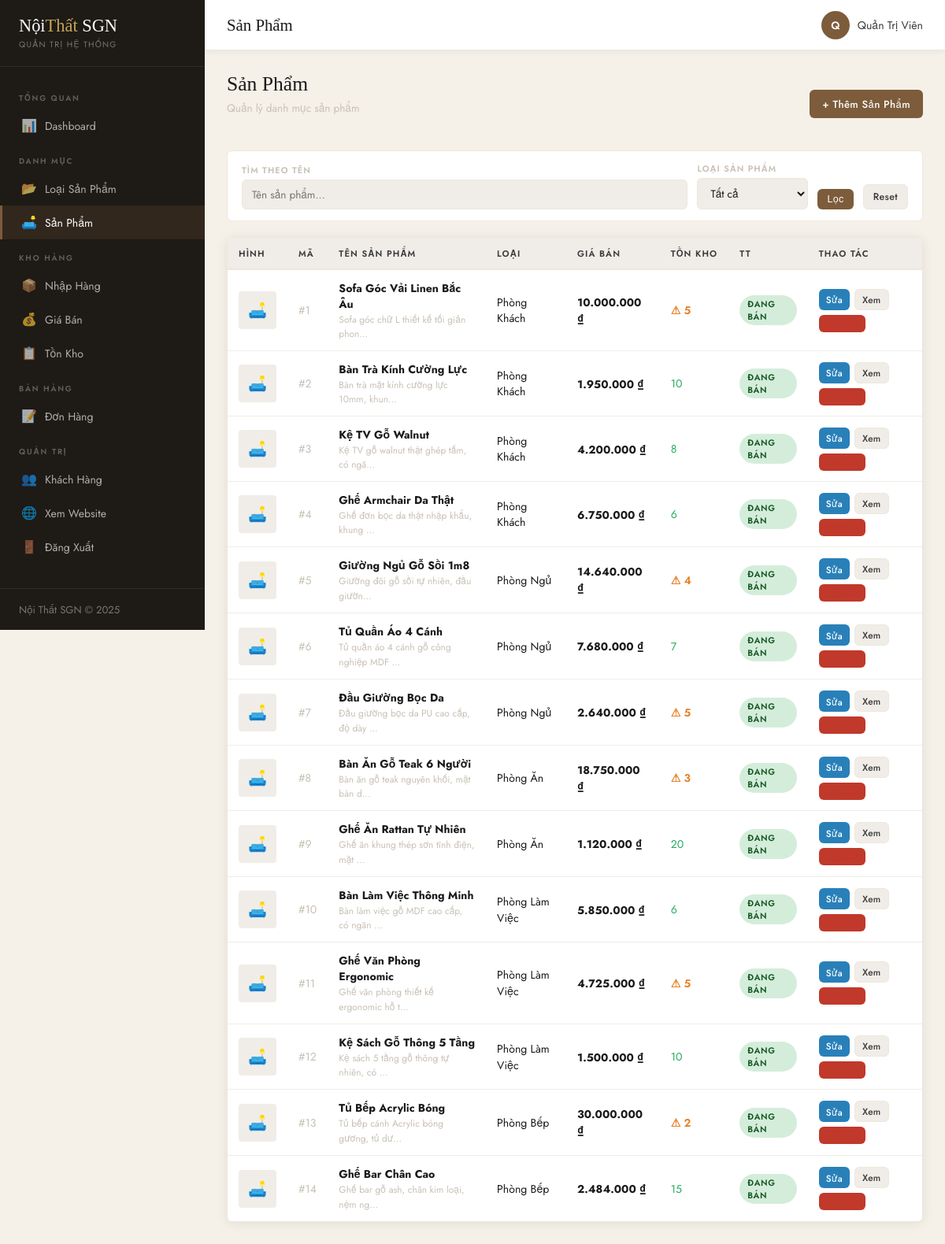
The app's page /admin/products.php (signed in) with its own data.
### tables this page shows
CREATE TABLE san_pham (
    ma_sp       INT AUTO_INCREMENT PRIMARY KEY,
    ma_loai     INT NOT NULL,
    ten_sp      VARCHAR(200) NOT NULL,
    mo_ta       TEXT,
    don_vi_tinh VARCHAR(30) DEFAULT 'Cái',
    hinh        VARCHAR(255),
    tl_loi_nhuan DECIMAL(5,2) DEFAULT 20.00 COMMENT '% lợi nhuận mặc định',
    trang_thai  TINYINT(1) DEFAULT 1 COMMENT '1=đang bán, 0=ẩn',
    created_at  DATETIME DEFAULT CURRENT_TIMESTAMP,
    FOREIGN KEY (ma_loai) REFERENCES loai_sp(ma_loai) ON UPDATE CASCADE
);

CREATE TABLE loai_sp (
    ma_loai     INT AUTO_INCREMENT PRIMARY KEY,
    ten_loai    VARCHAR(100) NOT NULL,
    mo_ta       TEXT,
    trang_thai  TINYINT(1) DEFAULT 1 COMMENT '1=hiện, 0=ẩn',
    created_at  DATETIME DEFAULT CURRENT_TIMESTAMP
);

CREATE TABLE ton_kho (
    ma_sp       INT PRIMARY KEY,
    so_luong    INT DEFAULT 0,
    gia_von     DECIMAL(15,2) DEFAULT 0 COMMENT 'Giá nhập bình quân',
    updated_at  DATETIME DEFAULT CURRENT_TIMESTAMP ON UPDATE CURRENT_TIMESTAMP,
    FOREIGN KEY (ma_sp) REFERENCES san_pham(ma_sp)
);

### admin/products.php (the view, shortened to what this page needs)
<?php
require_once __DIR__ . '/includes/header.php';
$f_key  = trim($_GET['q'] ?? '');
$where  = '1=1';
$san_phams = $conn->query("
    SELECT sp.*, ls.ten_loai, tk.so_luong as ton_kho, tk.gia_von,
           COALESCE(gb.tl_loi_nhuan,sp.tl_loi_nhuan) as tl_gb
    FROM san_pham sp
    JOIN loai_sp ls ON sp.ma_loai=ls.ma_loai
    LEFT JOIN ton_kho tk ON sp.ma_sp=tk.ma_sp
    LEFT JOIN gia_ban gb ON sp.ma_sp=gb.ma_sp
    WHERE $where ORDER BY sp.created_at DESC
");
?>
<div class="d-flex justify-between align-center mb-20">
    <div><h2 class="page-title">Sản Phẩm</h2><p class="page-sub">Quản lý danh mục sản phẩm</p></div>
    <a href="?add=1" class="btn btn-primary">+ Thêm Sản Phẩm</a>
</div>
<form method="GET" class="admin-filter">
    <div class="filter-item flex-1">
        <label>Tìm theo tên</label>
        <input type="text" name="q" placeholder="Tên sản phẩm..." value="<?= htmlspecialchars($f_key) ?>">
    </div>
    <div class="filter-item">
        <label>Loại sản phẩm</label>
        <select name="loai">
            <option value="0">Tất cả</option>
        </select>
    </div>
    <button type="submit" class="btn btn-primary btn-sm">Lọc</button>
    <a href="<?= SITE_URL ?>/admin/products.php" class="btn btn-secondary btn-sm">Reset</a>
</form>
<div class="admin-card">
    <div style="overflow-x:auto;">
        <table class="data-table">
            <thead>
                <tr><th>Hình</th><th>Mã</th><th>Tên sản phẩm</th><th>Loại</th><th>Giá bán</th><th>Tồn kho</th><th>TT</th><th>Thao tác</th></tr>
            </thead>
            <tbody>
                <?php if (!$san_phams->num_rows): ?>
                <tr class="empty-row"><td colspan="8">Không có sản phẩm nào</td></tr>
                <?php else: while ($sp = $san_phams->fetch_assoc()):
                    $gia = ($sp['gia_von']??0) * (1 + ($sp['tl_gb']??20)/100);
                    $ton = (int)($sp['ton_kho']??0);
                ?>
                <tr>
                    <td>
                        <?php if ($sp['hinh'] && file_exists(UPLOAD_PATH.$sp['hinh'])): ?>
                        <img src="<?= UPLOAD_URL.$sp['hinh'] ?>" class="product-thumb" alt="">
                        <?php else: ?><div class="no-thumb">🛋️</div><?php endif; ?>
                    </td>
                    <td class="text-muted">#<?= $sp['ma_sp'] ?></td>
                    <td>
                        <strong><?= htmlspecialchars($sp['ten_sp']) ?></strong>
                        <div style="font-size:0.75rem;color:var(--gray-mid);"><?= htmlspecialchars(mb_strimwidth($sp['mo_ta']??'',0,40,'...','UTF-8')) ?></div>
                    </td>
                    <td><?= htmlspecialchars($sp['ten_loai']) ?></td>
                    <td><strong><?= number_format($gia,0,',','.') ?> ₫</strong></td>
                    <td>
                        <?php if ($ton <= 0): ?><span class="out-stock">Hết hàng</span>
                        <?php elseif($ton<=5): ?><span class="low-stock">⚠ <?= $ton ?></span>
                        <?php else: ?><span class="in-stock"><?= $ton ?></span><?php endif; ?>
                    </td>
                    <td>
                        <span class="badge <?= $sp['trang_thai'] ? 'badge-success' : 'badge-secondary' ?>">
                            <?= $sp['trang_thai'] ? 'Đang bán' : 'Đã ẩn' ?>
                        </span>
                    </td>
                    <td>
                        <div class="action-group">
                            <a href="?edit=<?= $sp['ma_sp'] ?>" class="btn btn-xs btn-info">Sửa</a>
                            <a href="<?= SITE_URL ?>/product-detail.php?id=<?= $sp['ma_sp'] ?>" target="_blank" class="btn btn-xs btn-secondary">Xem</a>
                            <form method="POST" style="display:inline;">
                                <button type="submit" class="btn btn-xs btn-danger confirm-delete">Xóa/Ẩn</button>
                            </form>
                        </div>
                    </td>
                </tr>
                <?php endwhile; endif; ?>
            </tbody>
        </table>
    </div>
</div>
<?php require_once __DIR__ . '/includes/footer.php'; ?>

### assets/css/admin.css (style rules this page uses)
:root { --sidebar-w: 260px; --header-h: 64px; --cream: #F7F2E9; --charcoal: #1A1A1A; --charcoal-mid:#3A3A3A; --walnut: #7C5C3A; --gold: #C4A55A; --white: #FFFFFF; --gray-light: #F0EDE8; --gray-mid: #C8C0B5; --red: #C0392B; --green: #27AE60; --blue: #2980B9; --sidebar-bg: #1E1A16; --sidebar-text:rgba(255,255,255,0.65); --sidebar-hover:rgba(255,255,255,0.08); --sidebar-active:#7C5C3A; --cream-dark: #EDE8DC; --shadow: 0 2px 16px rgba(0,0,0,0.08); --radius: 6px; --transition: all 0.25s ease; --font-body: 'Jost','Helvetica Neue',sans-serif; --font-display:'Cormorant Garamond',Georgia,serif; }
*, *::before, *::after { box-sizing:border-box; margin:0; padding:0; }
body { font-family:var(--font-body); background:#F5F0E8; color:var(--charcoal); font-size:14px; }
a { text-decoration:none; color:inherit; }
.admin-card { background:var(--white); border:1px solid var(--cream-dark); border-radius:var(--radius); box-shadow:var(--shadow); margin-bottom:24px; }
.data-table { width:100%; border-collapse:collapse; font-size:0.88rem; }
.data-table th { background:var(--gray-light); padding:11px 14px; text-align:left; font-size:0.7rem; font-weight:600; letter-spacing:0.1em; text-transform:uppercase; color:var(--charcoal-mid); border-bottom:2px solid var(--cream-dark); white-space:nowrap; }
.data-table td { padding:12px 14px; border-bottom:1px solid var(--gray-light); vertical-align:middle; }
.data-table tr:last-child td { border-bottom:none; }
.btn { display:inline-flex; align-items:center; gap:6px; padding:8px 16px; border-radius:var(--radius); font-size:0.82rem; font-weight:500; cursor:pointer; border:none; transition:var(--transition); letter-spacing:0.03em; }
.btn-sm { padding:6px 12px; font-size:0.78rem; }
.btn-xs { padding:4px 9px; font-size:0.74rem; }
.btn-primary { background:var(--walnut); color:var(--white); }
.btn-danger { background:var(--red); color:var(--white); }
.btn-info { background:var(--blue); color:var(--white); }
.btn-secondary { background:var(--gray-light); color:var(--charcoal-mid); border:1px solid var(--cream-dark); }
.action-group { display:flex; gap:6px; flex-wrap:wrap; }
.admin-filter { background:var(--white); border:1px solid var(--cream-dark); border-radius:var(--radius); padding:14px 18px; display:flex; gap:12px; align-items:flex-end; flex-wrap:wrap; margin-bottom:20px; }
.filter-item { display:flex; flex-direction:column; gap:4px; min-width:130px; }
.filter-item label { font-size:0.68rem; font-weight:600; letter-spacing:0.1em; text-transform:uppercase; color:var(--gray-mid); }
.filter-item input, .filter-item select { border:1px solid var(--cream-dark); border-radius:var(--radius); padding:8px 12px; font-size:0.85rem; background:var(--gray-light); color:var(--charcoal); outline:none; transition:var(--transition); font-family:var(--font-body); }
.filter-item.flex-1 { flex:1; min-width:200px; }
.badge { display:inline-block; padding:3px 10px; border-radius:20px; font-size:0.68rem; font-weight:600; letter-spacing:0.06em; text-transform:uppercase; }
.badge-success { background:#D4EDDA; color:#155724; }
.low-stock { color:#E67E22; font-weight:600; }
.in-stock { color:var(--green); }
.page-title { font-family:var(--font-display); font-size:1.6rem; font-weight:400; margin-bottom:4px; }
.page-sub { color:var(--gray-mid); font-size:0.85rem; margin-bottom:24px; }
.text-muted { color:var(--gray-mid); }
.d-flex { display:flex; }
.align-center { align-items:center; }
.justify-between { justify-content:space-between; }
.mb-20 { margin-bottom:20px; }
.no-thumb { width:48px; height:48px; background:var(--gray-light); border-radius:4px; display:flex; align-items:center; justify-content:center; font-size:1.2rem; }
.confirm-delete { color:var(--red); }

### records on screen
san_pham: ma_sp "1", ten_sp "Sofa Góc Vải Linen Bắc Âu", mo_ta "Sofa góc chữ L thiết kế tối giản phon...", ma_loai.ten_loai "Phòng Khách", gia "10.000.000", ton_kho.so_luong "5", trang_thai "ĐANG BÁN"
san_pham: ma_sp "2", ten_sp "Bàn Trà Kính Cường Lực", mo_ta "Bàn trà mặt kính cường lực 10mm, khun...", ma_loai.ten_loai "Phòng Khách", gia "1.950.000", ton_kho.so_luong "10", trang_thai "ĐANG BÁN"
san_pham: ma_sp "3", ten_sp "Kệ TV Gỗ Walnut", mo_ta "Kệ TV gỗ walnut thật ghép tấm, có ngă...", ma_loai.ten_loai "Phòng Khách", gia "4.200.000", ton_kho.so_luong "8", trang_thai "ĐANG BÁN"
san_pham: ma_sp "4", ten_sp "Ghế Armchair Da Thật", mo_ta "Ghế đơn bọc da thật nhập khẩu, khung ...", ma_loai.ten_loai "Phòng Khách", gia "6.750.000", ton_kho.so_luong "6", trang_thai "ĐANG BÁN"
san_pham: ma_sp "5", ten_sp "Giường Ngủ Gỗ Sồi 1m8", mo_ta "Giường đôi gỗ sồi tự nhiên, đầu giườn...", ma_loai.ten_loai "Phòng Ngủ", gia "14.640.000", ton_kho.so_luong "4", trang_thai "ĐANG BÁN"
san_pham: ma_sp "6", ten_sp "Tủ Quần Áo 4 Cánh", mo_ta "Tủ quần áo 4 cánh gỗ công nghiệp MDF ...", ma_loai.ten_loai "Phòng Ngủ", gia "7.680.000", ton_kho.so_luong "7", trang_thai "ĐANG BÁN"
san_pham: ma_sp "7", ten_sp "Đầu Giường Bọc Da", mo_ta "Đầu giường bọc da PU cao cấp, độ dày ...", ma_loai.ten_loai "Phòng Ngủ", gia "2.640.000", ton_kho.so_luong "5", trang_thai "ĐANG BÁN"
san_pham: ma_sp "8", ten_sp "Bàn Ăn Gỗ Teak 6 Người", mo_ta "Bàn ăn gỗ teak nguyên khối, mặt bàn d...", ma_loai.ten_loai "Phòng Ăn", gia "18.750.000", ton_kho.so_luong "3", trang_thai "ĐANG BÁN"
san_pham: ma_sp "9", ten_sp "Ghế Ăn Rattan Tự Nhiên", mo_ta "Ghế ăn khung thép sơn tĩnh điện, mặt ...", ma_loai.ten_loai "Phòng Ăn", gia "1.120.000", ton_kho.so_luong "20", trang_thai "ĐANG BÁN"
san_pham: ma_sp "10", ten_sp "Bàn Làm Việc Thông Minh", mo_ta "Bàn làm việc gỗ MDF cao cấp, có ngăn ...", ma_loai.ten_loai "Phòng Làm Việc", gia "5.850.000", ton_kho.so_luong "6", trang_thai "ĐANG BÁN"
san_pham: ma_sp "11", ten_sp "Ghế Văn Phòng Ergonomic", mo_ta "Ghế văn phòng thiết kế ergonomic hỗ t...", ma_loai.ten_loai "Phòng Làm Việc", gia "4.725.000", ton_kho.so_luong "5", trang_thai "ĐANG BÁN"
san_pham: ma_sp "12", ten_sp "Kệ Sách Gỗ Thông 5 Tầng", mo_ta "Kệ sách 5 tầng gỗ thông tự nhiên, có ...", ma_loai.ten_loai "Phòng Làm Việc", gia "1.500.000", ton_kho.so_luong "10", trang_thai "ĐANG BÁN"
san_pham: ma_sp "13", ten_sp "Tủ Bếp Acrylic Bóng", mo_ta "Tủ bếp cánh Acrylic bóng gương, tủ dư...", ma_loai.ten_loai "Phòng Bếp", gia "30.000.000", ton_kho.so_luong "2", trang_thai "ĐANG BÁN"
san_pham: ma_sp "14", ten_sp "Ghế Bar Chân Cao", mo_ta "Ghế bar gỗ ash, chân kim loại, nệm ng...", ma_loai.ten_loai "Phòng Bếp", gia "2.484.000", ton_kho.so_luong "15", trang_thai "ĐANG BÁN"

### other values on screen
$page_title "Sản Phẩm"
mb_substr($admin_name,0,1,'UTF-8') "Q"
$admin_name "Quản Trị Viên"
